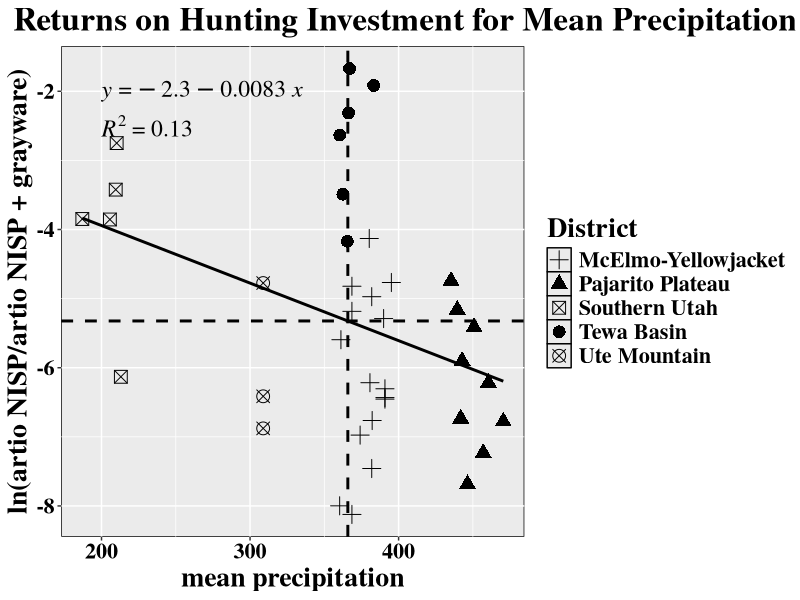
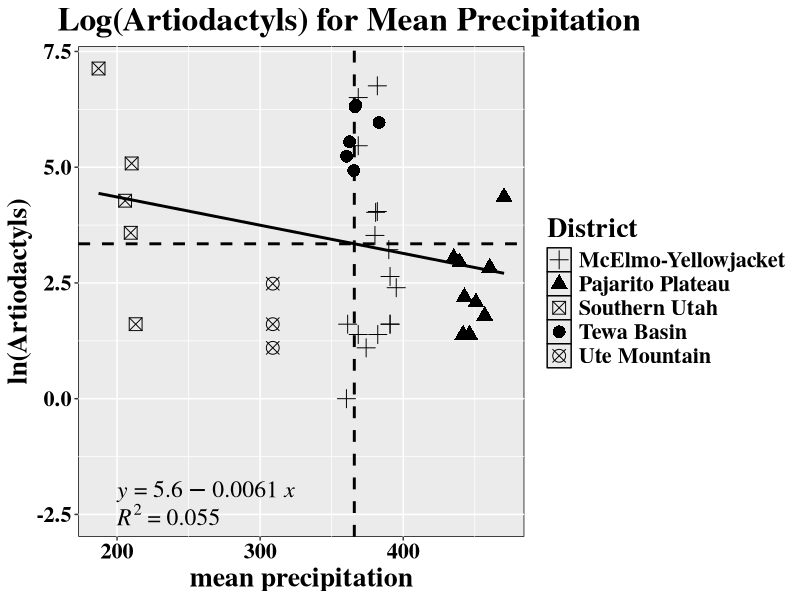
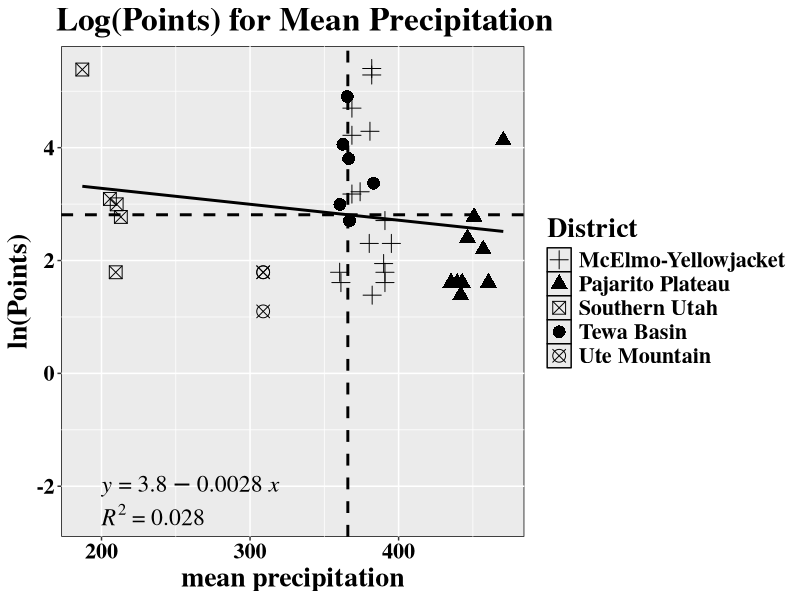
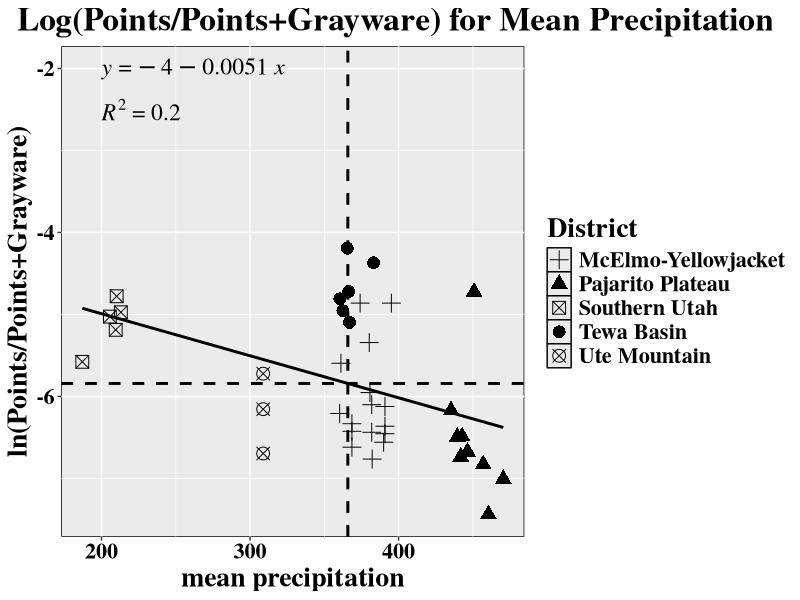
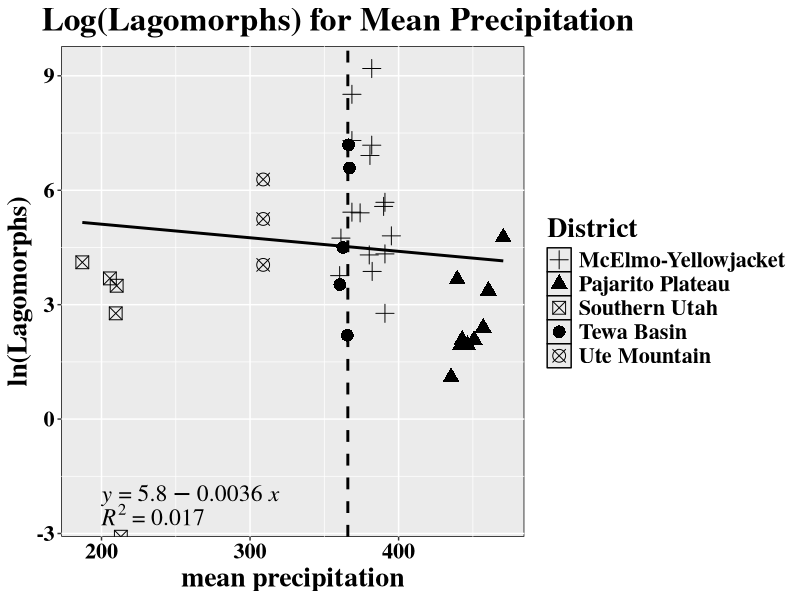
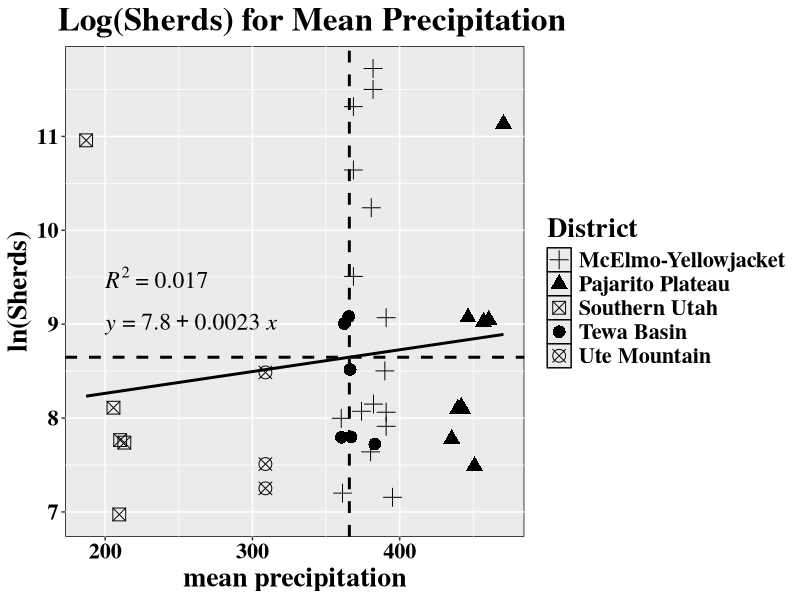
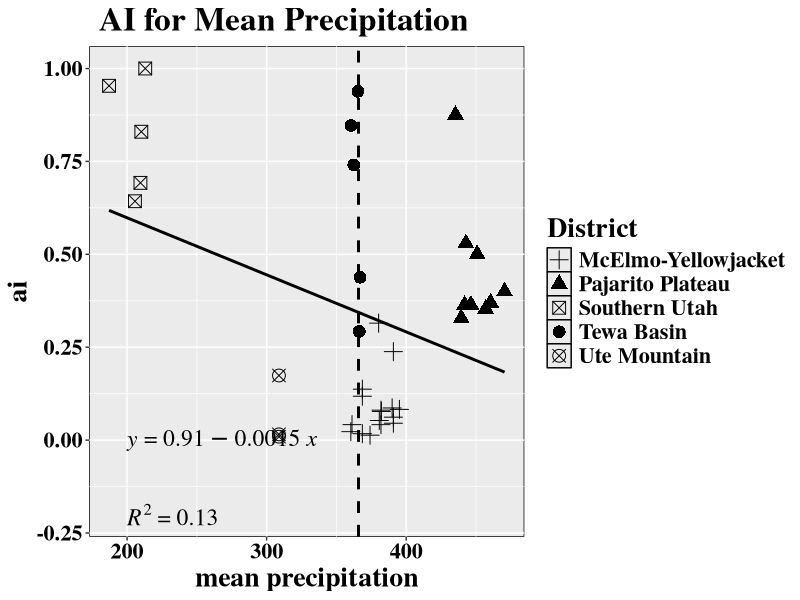
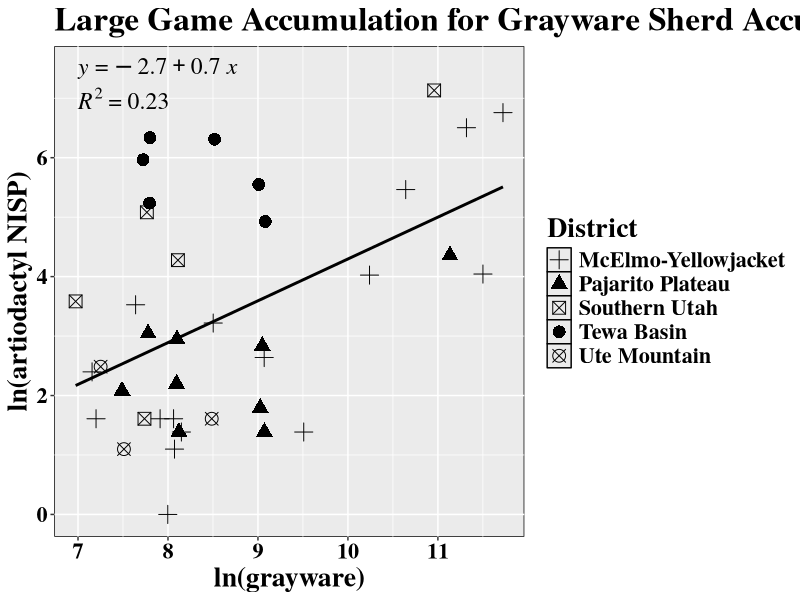

R code for these plots, in order: (Note: this script raises an error after producing the figures.)
library(ggrepel)
library(plyr)
library(tidyverse)
library(ggplot2)
library(ggpubr)
library(lmtest)

e <- exp(1)

#SU 1000-1300
#TB 725-1200
#UM 1000-1300
#PP 1150-1400
#MEY 900-1300

#Faunal and Artifact Data
#-----------------
#import faunal data for tsq
faunal<-read.csv(file="faunal.csv")

#import data for tsq
artifacts<-read.csv(file="artifacts.csv")

#remove irrelevant columns
faunaljoin<- faunal %>%
  select(1,7,8,9) %>%
  filter(Artiodactyls!=0)
artifacts<- artifacts %>%
  select(1:9) %>%
  filter(Points!=0)

#rename Site.name
artifacts<-artifacts%>%
  rename(Site.name=Site.Name)
artifacts$District<-factor(artifacts$District)
artifacts$Pecos<-factor(artifacts$Pecos)
artifacts$Area<-factor(artifacts$Area)
artifacts$site_type<-factor(artifacts$site_type)
artifacts$Points<-as.integer(artifacts$Points)


#left join faunal data to main data
sitedata<-left_join(artifacts,faunaljoin, by="Site.name")

#complete sitedata
sitedatacomp <- sitedata %>%
  filter(is.na(Artiodactyls)==F)

#no mv
sitedatacompnomv <- sitedatacomp%>%
  filter(District!="Mesa Verde")

#create columns for proportions with projectiles and grayware
sitedatacompnomv <- sitedatacompnomv %>%
  mutate(projctprop=Points/(Sherds+Points)) %>%
  mutate(artioctprop=Artiodactyls/(Sherds+Artiodactyls)) %>%
  mutate(projctrat=Points/(Sherds)) %>%
  mutate(artioctrat=Artiodactyls/(Sherds)) %>%
  mutate(ai=Artiodactyls/(Lagomorphs+Artiodactyls)) %>%
  filter(Sherds>=0)

#filter for over 1000 sherds and >0 lagomorph NISP
sitedatafilt<- sitedatacompnomv %>%
  filter(Sherds>1000)

#everything runs on sitedata
sitedata <- sitedatafilt

#make columns for log transformed proportions
sitedata<-sitedata %>%
  mutate(artioctpropl = log(artioctprop)) %>%
  mutate(projctpropl = log(projctprop))

#import ppt data by region
pp.ppt<-read.csv(file="PP.1150.1400.csv")
tb.ppt<-read.csv(file="TB.725.1200.csv")
mey.ppt<-read.csv(file="MEY.900.1300.csv")
su.ppt<-read.csv(file="SU.1000.1300.csv")
um.ppt<-read.csv(file="UM.1000.1300.csv")

#region from character to factor
pp.ppt$region <- factor(pp.ppt$region)
tb.ppt$region <- factor(tb.ppt$region)
mey.ppt$region <- factor(mey.ppt$region)
su.ppt$region <- factor(su.ppt$region)
um.ppt$region <- factor(um.ppt$region)

#combine precipitation data
precip_all <- bind_rows(
  pp.ppt, tb.ppt, mey.ppt, su.ppt, um.ppt
)

#characters in date range to numerical range
sitedata <- sitedata %>%
  separate(Date, into = c("start", "end"), sep = "-", remove = FALSE) %>%
  mutate(start = as.numeric(start),
         end = as.numeric(end))

# Create a mapping between District codes and region names
district_to_region <- c(
  "Pajarito Plateau" = "PP",
  "Ute Mountain" = "UM",
  "Southern Utah" = "SU",
  "McElmo-Yellowjacket" = "MEY",
  "Tewa Basin" = "TB"
)

# Add a column with the full region name
sitedata$region_name <- factor(district_to_region[as.character(sitedata$District)])

sitedata$mean_ppt <- mapply(function(start, end, region_name) {
  precip_all %>%                           # <-- This references the precip dataframe
    filter(region_name == region, year >= start, year <= end) %>%
    summarise(mean_ppt = mean(ppt, na.rm = TRUE)) %>%
    pull(mean_ppt)
}, sitedata$start, sitedata$end, sitedata$region_name)

fig1text <- str_wrap("Returns on Hunting Investment for Mean Precipitation", 65)
fig1 <- ggplot(sitedata, aes(y=log(artioctprop),x=mean_ppt))
fig1 +
  geom_vline(aes(xintercept=mean(mean_ppt)), color='black', linetype="dashed", linewidth=1)+
  geom_hline(aes(yintercept=mean(log(artioctprop))), color='black', linetype="dashed", linewidth=1)+
  geom_point(data=sitedata, aes(shape=District), size=4)+
  scale_shape_manual(values=c(3, 17, 7, 16, 13))+
  geom_smooth(aes(group = NULL), method = "lm", se=F, color = 'black',level=.9, formula = 'y ~ x')+
  stat_regline_equation(family = "serif", size = 6,
                        label.y = -2, label.x = 200, aes(group = 1, label = ..eq.label..),show.legend = FALSE)+
  stat_regline_equation(family = "serif", size = 6,
                        label.y = -2.5, label.x = 200, aes(group=1,label = ..rr.label..),show.legend = FALSE)+
  theme(plot.title=element_text(hjust=.15))+
  ggtitle(fig1text)+
  theme(text=element_text(size=20, face="bold",  family="serif"))+
  ylab("ln(artio NISP/artio NISP + grayware)")+
  xlab("mean precipitation")+
  theme(axis.text.x = element_text(face="bold", color="#000000", 
                                   size=16, angle=0),
        axis.text.y = element_text(face="bold", color="#000000", 
                                   size=16, angle=0),
        panel.background = element_rect(color = "black"))

fig8text <- str_wrap("Log(Artiodactyls) for Mean Precipitation", 65)
fig8 <- ggplot(sitedata, aes(y=log(Artiodactyls),x=mean_ppt))
fig8 +
  geom_vline(aes(xintercept=mean(mean_ppt)), color='black', linetype="dashed", linewidth=1)+
  geom_hline(aes(yintercept=mean(log(Artiodactyls))), color='black', linetype="dashed", linewidth=1)+
  geom_point(data=sitedata, aes(shape=District), size=4)+
  scale_shape_manual(values=c(3, 17, 7, 16, 13))+
  geom_smooth(aes(group = NULL), method = "lm", se=F, color = 'black',level=.9, formula = 'y ~ x')+
  stat_regline_equation(family = "serif", size = 6,
                        label.y = -2, label.x = 200, aes(group = 1, label = ..eq.label..),show.legend = FALSE)+
  stat_regline_equation(family = "serif", size = 6,
                        label.y = -2.5, label.x = 200, aes(group=1,label = ..rr.label..),show.legend = FALSE)+
  theme(plot.title=element_text(hjust=.15))+
  ggtitle(fig8text)+
  theme(text=element_text(size=20, face="bold",  family="serif"))+
  ylab("ln(Artiodactyls)")+
  xlab("mean precipitation")+
  theme(axis.text.x = element_text(face="bold", color="#000000", 
                                   size=16, angle=0),
        axis.text.y = element_text(face="bold", color="#000000", 
                                   size=16, angle=0),
        panel.background = element_rect(color = "black"))

fig9text <- str_wrap("Log(Points) for Mean Precipitation", 65)
fig9 <- ggplot(sitedata, aes(y=log(Points),x=mean_ppt))
fig9 +
  geom_vline(aes(xintercept=mean(mean_ppt)), color='black', linetype="dashed", linewidth=1)+
  geom_hline(aes(yintercept=mean(log(Points))), color='black', linetype="dashed", linewidth=1)+
  geom_point(data=sitedata, aes(shape=District), size=4)+
  scale_shape_manual(values=c(3, 17, 7, 16, 13))+
  geom_smooth(aes(group = NULL), method = "lm", se=F, color = 'black',level=.9, formula = 'y ~ x')+
  stat_regline_equation(family = "serif", size = 6,
                        label.y = -2, label.x = 200, aes(group = 1, label = ..eq.label..),show.legend = FALSE)+
  stat_regline_equation(family = "serif", size = 6,
                        label.y = -2.5, label.x = 200, aes(group=1,label = ..rr.label..),show.legend = FALSE)+
  theme(plot.title=element_text(hjust=.15))+
  ggtitle(fig9text)+
  theme(text=element_text(size=20, face="bold",  family="serif"))+
  ylab("ln(Points)")+
  xlab("mean precipitation")+
  theme(axis.text.x = element_text(face="bold", color="#000000", 
                                   size=16, angle=0),
        axis.text.y = element_text(face="bold", color="#000000", 
                                   size=16, angle=0),
        panel.background = element_rect(color = "black"))

fig10text <- str_wrap("Log(Points/Points+Grayware) for Mean Precipitation", 65)
fig10 <- ggplot(sitedata, aes(y=log(projctprop),x=mean_ppt))
fig10 +
  geom_vline(aes(xintercept=mean(mean_ppt)), color='black', linetype="dashed", linewidth=1)+
  geom_hline(aes(yintercept=mean(log(projctprop))), color='black', linetype="dashed", linewidth=1)+
  geom_point(data=sitedata, aes(shape=District), size=4)+
  scale_shape_manual(values=c(3, 17, 7, 16, 13))+
  geom_smooth(aes(group = NULL), method = "lm", se=F, color = 'black',level=.9, formula = 'y ~ x')+
  stat_regline_equation(family = "serif", size = 6,
                        label.y = -2, label.x = 200, aes(group = 1, label = ..eq.label..),show.legend = FALSE)+
  stat_regline_equation(family = "serif", size = 6,
                        label.y = -2.5, label.x = 200, aes(group=1,label = ..rr.label..),show.legend = FALSE)+
  theme(plot.title=element_text(hjust=.15))+
  ggtitle(fig10text)+
  theme(text=element_text(size=20, face="bold",  family="serif"))+
  ylab("ln(Points/Points+Grayware)")+
  xlab("mean precipitation")+
  theme(axis.text.x = element_text(face="bold", color="#000000", 
                                   size=16, angle=0),
        axis.text.y = element_text(face="bold", color="#000000", 
                                   size=16, angle=0),
        panel.background = element_rect(color = "black"))

fig11text <- str_wrap("Log(Lagomorphs) for Mean Precipitation", 65)
fig11 <- ggplot(sitedata, aes(y=log(Lagomorphs),x=mean_ppt))
fig11 +
  geom_vline(aes(xintercept=mean(mean_ppt)), color='black', linetype="dashed", linewidth=1)+
  geom_hline(aes(yintercept=mean(log(Lagomorphs))), color='black', linetype="dashed", linewidth=1)+
  geom_point(data=sitedata, aes(shape=District), size=4)+
  scale_shape_manual(values=c(3, 17, 7, 16, 13))+
  geom_smooth(aes(group = NULL), method = "lm", se=F, color = 'black',level=.9, formula = 'y ~ x')+
  stat_regline_equation(family = "serif", size = 6,
                        label.y = -2, label.x = 200, aes(group = 1, label = ..eq.label..),show.legend = FALSE)+
  stat_regline_equation(family = "serif", size = 6,
                        label.y = -2.5, label.x = 200, aes(group=1,label = ..rr.label..),show.legend = FALSE)+
  theme(plot.title=element_text(hjust=.15))+
  ggtitle(fig11text)+
  theme(text=element_text(size=20, face="bold",  family="serif"))+
  ylab("ln(Lagomorphs)")+
  xlab("mean precipitation")+
  theme(axis.text.x = element_text(face="bold", color="#000000", 
                                   size=16, angle=0),
        axis.text.y = element_text(face="bold", color="#000000", 
                                   size=16, angle=0),
        panel.background = element_rect(color = "black"))

fig12text <- str_wrap("Log(Sherds) for Mean Precipitation", 65)
fig12 <- ggplot(sitedata, aes(y=log(Sherds),x=mean_ppt))
fig12 +
  geom_vline(aes(xintercept=mean(mean_ppt)), color='black', linetype="dashed", linewidth=1)+
  geom_hline(aes(yintercept=mean(log(Sherds))), color='black', linetype="dashed", linewidth=1)+
  geom_point(data=sitedata, aes(shape=District), size=4)+
  scale_shape_manual(values=c(3, 17, 7, 16, 13))+
  geom_smooth(aes(group = NULL), method = "lm", se=F, color = 'black',level=.9, formula = 'y ~ x')+
  stat_regline_equation(family = "serif", size = 6,
                        label.y = 9, label.x = 200, aes(group = 1, label = ..eq.label..),show.legend = FALSE)+
  stat_regline_equation(family = "serif", size = 6,
                        label.y = 9.5, label.x = 200, aes(group=1,label = ..rr.label..),show.legend = FALSE)+
  theme(plot.title=element_text(hjust=.15))+
  ggtitle(fig12text)+
  theme(text=element_text(size=20, face="bold",  family="serif"))+
  ylab("ln(Sherds)")+
  xlab("mean precipitation")+
  theme(axis.text.x = element_text(face="bold", color="#000000", 
                                   size=16, angle=0),
        axis.text.y = element_text(face="bold", color="#000000", 
                                   size=16, angle=0),
        panel.background = element_rect(color = "black"))

fig13text <- str_wrap("AI for Mean Precipitation", 65)
fig13 <- ggplot(sitedata, aes(y=ai,x=mean_ppt))
fig13 +
  geom_vline(aes(xintercept=mean(mean_ppt)), color='black', linetype="dashed", linewidth=1)+
  geom_hline(aes(yintercept=mean(ai)), color='black', linetype="dashed", linewidth=1)+
  geom_point(data=sitedata, aes(shape=District), size=4)+
  scale_shape_manual(values=c(3, 17, 7, 16, 13))+
  geom_smooth(aes(group = NULL), method = "lm", se=F, color = 'black',level=.9, formula = 'y ~ x')+
  stat_regline_equation(family = "serif", size = 6,
                        label.y = 0, label.x = 200, aes(group = 1, label = ..eq.label..),show.legend = FALSE)+
  stat_regline_equation(family = "serif", size = 6,
                        label.y = -.2, label.x = 200, aes(group=1,label = ..rr.label..),show.legend = FALSE)+
  theme(plot.title=element_text(hjust=.15))+
  ggtitle(fig13text)+
  theme(text=element_text(size=20, face="bold",  family="serif"))+
  ylab("ai")+
  xlab("mean precipitation")+
  theme(axis.text.x = element_text(face="bold", color="#000000", 
                                   size=16, angle=0),
        axis.text.y = element_text(face="bold", color="#000000", 
                                   size=16, angle=0),
        panel.background = element_rect(color = "black"))


#linear models for figs 3 and 4
proj.s.lm = lm(log(Points) ~ log(Sherds),data=sitedata)
artio.s.lm = lm(log(Artiodactyls) ~ log(Sherds),data=sitedata)
summary(proj.s.lm)
summary(artio.s.lm)

artio.ppt.lm = lm(log(Artiodactyls) ~ mean_ppt,data=sitedata)
summary(artio.ppt.lm)

projctprop.ppt.lm = lm(log(projctprop) ~ mean_ppt,data=sitedata)
summary(projctprop.ppt.lm)

#PLOTS!

#FIGURE 3 site data artio for sherds
fig3text <- str_wrap("Large Game Accumulation for Grayware Sherd Accumulation", 60)
fig3 <- ggplot(sitedata, aes(y=log(Artiodactyls), x=log(Sherds)))
fig3 +
  geom_point(data=sitedata, aes(shape=District), size=4)+
  scale_shape_manual(values=c(3, 17, 7, 16, 13))+
  geom_smooth(aes(group = NULL), method = "lm", se=F, color = 'black',level=.9, formula = 'y ~ x')+
  stat_regline_equation(family = "serif", size = 6,
                        label.y = 7.5, label.x = 7, aes(group = 1, label = ..eq.label..),show.legend = FALSE)+
  stat_regline_equation(family = "serif", size = 6,
                        label.y = 7, label.x = 7, aes(group=1,label = ..rr.label..),show.legend = FALSE)+
  theme(plot.title=element_text(hjust=0))+
  ggtitle(fig3text)+
  theme(text=element_text(size=20, face="bold",  family="serif"))+
  ylab("ln(artiodactyl NISP)")+
  xlab("ln(grayware)")+
  theme(axis.text.x = element_text(face="bold", color="#000000", 
                                   size=16, angle=0),
        axis.text.y = element_text(face="bold", color="#000000", 
                                   size=16, angle=0),
        panel.background = element_rect(color = "black"))


#FIGURE 4 site data proj for sherds
fig4text <- str_wrap("Projectile Point Accumulation for Grayware Sherd Accumulation", 80)
fig4 <- ggplot(sitedata, aes(y=log(Points), x=log(Sherds)))
fig4 + 
  geom_point(data=sitedata, aes(shape=District), size=4)+
  scale_shape_manual(values=c(3, 17, 7, 16, 13))+
  geom_smooth(aes(group = NULL), method = "lm", se=F, color = 'black',level=.9, formula = 'y ~ x')+
  stat_regline_equation(family = "serif", size = 6,
                        label.y = 5.5, label.x = 7, aes(group = 1, label = ..eq.label..),show.legend = FALSE)+
  stat_regline_equation(family = "serif", size = 6,
                        label.y = 5.2, label.x = 7, aes(group=1,label = ..rr.label..),show.legend = FALSE)+
  theme(plot.title=element_text(hjust=0.15))+
  ggtitle(fig4text)+
  theme(text=element_text(size=20, face="bold",  family="serif"))+
  ylab("ln(projectile points)")+
  xlab("ln(grayware)")+
  theme(axis.text.x = element_text(face="bold", color="#000000", 
                                   size=16, angle=0),
        axis.text.y = element_text(face="bold", color="#000000", 
                                   size=16, angle=0),
        panel.background = element_rect(color = "black"))

#make centroid df for instance, artio for prop
centroids <- aggregate(cbind(projctpropl,artioctpropl)~District,sitedata,mean)

#FIGURE 5 site data artio for proj
fig5text <- str_wrap("Relative Ancestral Puebloan Hunting Investment Across Districts", 65)
fig5 <- ggplot(sitedata, aes(log(projctprop),log(artioctprop)))
fig5 +
  geom_vline(aes(xintercept=mean(log(projctprop))), color='black', linetype="dashed", linewidth=1)+
  geom_hline(aes(yintercept=mean(log(artioctprop))), color='black', linetype="dashed", linewidth=1)+
  geom_point(data=sitedata, aes(shape=District), size=4)+
  scale_shape_manual(values=c(3, 17, 7, 16, 13))+
  geom_smooth(aes(group = NULL), method = "lm", se=F, color = 'black',level=.9, formula = 'y ~ x')+
  stat_regline_equation(family = "serif", size = 6,
                        label.y = -2, label.x = -7.3, aes(group = 1, label = ..eq.label..),show.legend = FALSE)+
  stat_regline_equation(family = "serif", size = 6,
                        label.y = -2.5, label.x = -7.3, aes(group=1,label = ..rr.label..),show.legend = FALSE)+
  theme(plot.title=element_text(hjust=.15))+
  ggtitle(fig5text)+
  theme(text=element_text(size=20, face="bold",  family="serif"))+
  ylab("ln(artio NISP/artio NISP + grayware)")+
  xlab("ln(projectiles/projectiles + grayware)")+
  theme(axis.text.x = element_text(face="bold", color="#000000", 
                                   size=16, angle=0),
        axis.text.y = element_text(face="bold", color="#000000", 
                                   size=16, angle=0),
        panel.background = element_rect(color = "black"))+
  geom_point(data=centroids, aes(projctpropl, artioctpropl), size = 9, shape=c(3, 17, 7, 16, 13))

#grouping by high and low hunting investment
highhunting<-sitedata %>%
  filter(District %in% c('Tewa Basin', 'Southern Utah'))
lowhunting<-sitedata %>%
  filter(District %in% c('Pajarito Plateau', 'Ute Mountain'))

#comparing residuals to fit line for high and low hunting groups
ttest <- t.test(highhunting$residuals, lowhunting$residuals, var.equal = T)
ttest

#linear model of hunting returns for investment
ap.lm <- lm(log(projctprop)~log(artioctprop),sitedata)
summary(ap.lm)

#create column for residuals to linear model of investment and return for sites
sitedata$residuals <- ap.lm$residuals

#FIGURE 6- qqplot of residuals for linear model
qqtitle <- str_wrap("QQ Plot for Residuals of Linear Model", 80)
ggplot(sitedata, aes(sample = residuals)) +
  stat_qq() +
  stat_qq_line() +
  theme_bw() +
  theme(plot.title=element_text(hjust=0.45))+
  ggtitle(qqtitle)+
  theme(plot.title = element_text(hjust = .35))+
  theme(text=element_text(size=20, face="bold",  family="serif"))+
  ylab("Theoretical Quantiles")+
  xlab("Sample Quantiles")+
  theme(axis.text.x = element_text(face="bold", color="#000000", 
                                   size=16, angle=0),
        axis.text.y = element_text(face="bold", color="#000000", 
                                   size=16, angle=0),
        panel.background = element_rect(color = "black"))

lmtest::bptest(ap.lm)

#FIGURE 7 boxplot of residuals by district for linear model
t.resibp<-str_wrap("Log-scale Residuals of Linear Model for Study Region Sites by District", 75)
resibp<-ggplot(sitedata, aes(x=District,y=residuals, fill=District))
resibp+geom_boxplot(size=1)+
  scale_fill_grey(start=.3, end=1)+
  theme(plot.title=element_text(hjust=0.45))+
  ggtitle(t.resibp)+
  theme(text=element_text(size=16, face="bold",  family="serif"))+
  ylab("Residuals")+
  xlab("District")+
  theme(axis.text.x = element_text(face="bold", color="#000000", 
                                   size=13, angle=0),
        axis.text.y = element_text(face="bold", color="#000000", 
                                   size=13, angle=0),
        panel.background = element_rect(color = "black"),
        panel.grid.major = element_line(color = "black", size = .25),
        panel.grid.minor = element_line(color = "black", size = .1, linetype = "dashed"))

